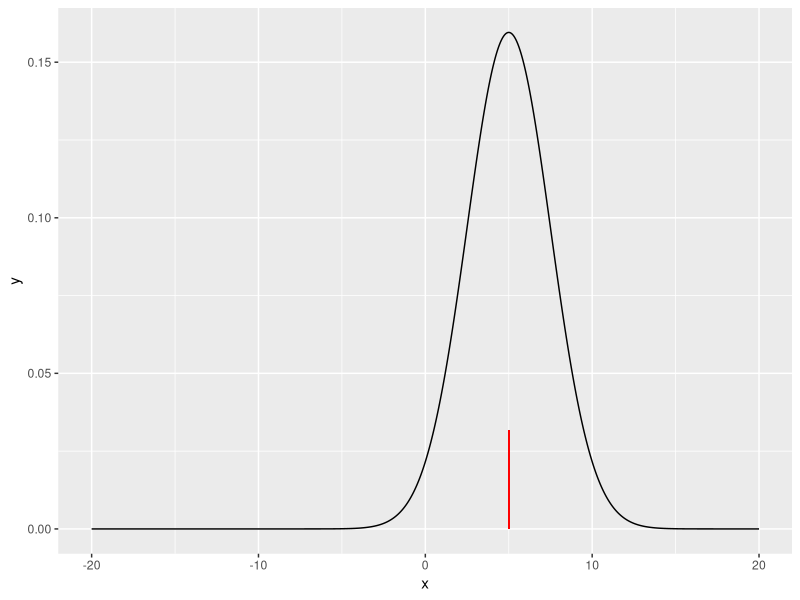
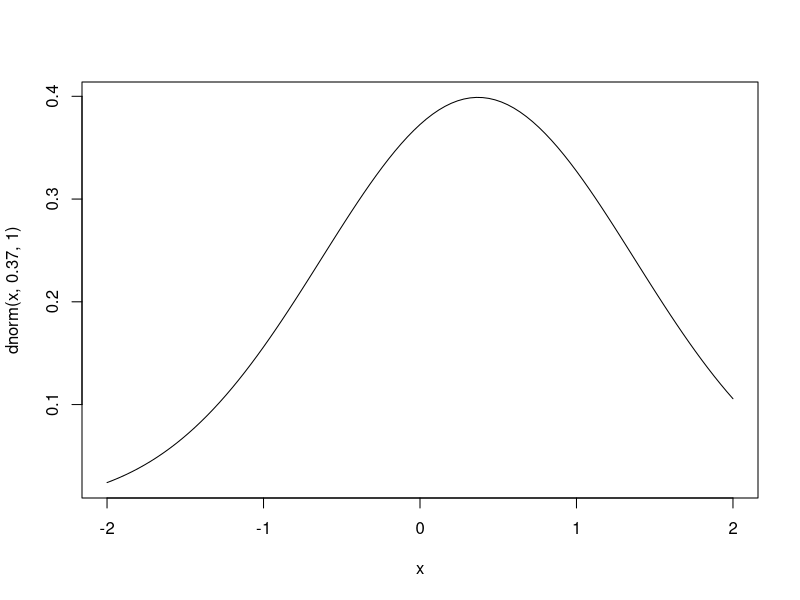
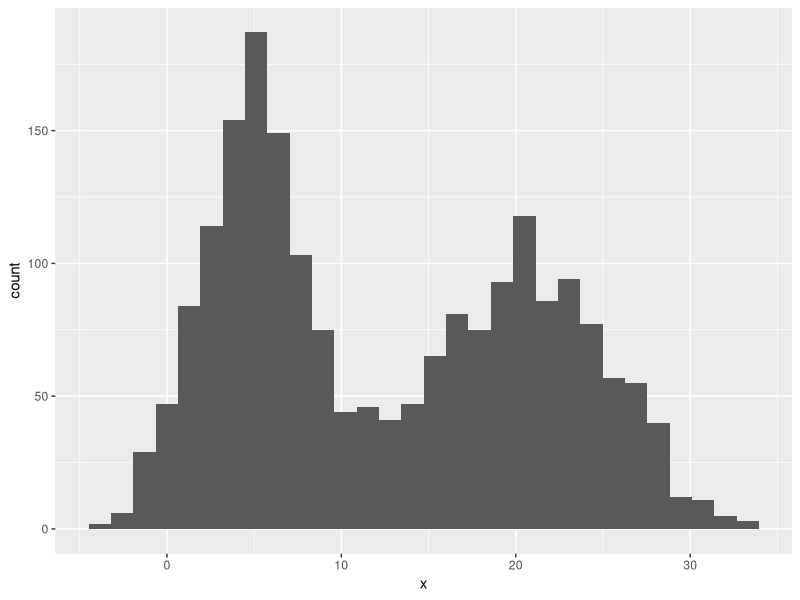

These figures' R source, in order: (Note: this script raises an error after producing the figures.)
## ---- chunk 1
library(knitr)
library(ggplot2)
## ---- chunk 2
mu=5
sigma=2.5

x=seq(-20,20,len=1000)
y=dnorm(x,mu,sigma)
d=cbind.data.frame(x,y)

ggplot(d,aes(x=x,y=y))+geom_line()+
  geom_segment(aes(x=mu,xend=mu,y=0,yend=dnorm(0.5,mean=mu,sd=sigma)),col="red")

n=1000
d=data.frame(x=c(rnorm(n,5,3),rnorm(n,20,5)))

curve(dnorm(x,0.37,1),-2,2)

ggplot(d,aes(x=x))+geom_histogram()#+stat_bin(100)


## ---- chunk 3
gs=function(n){
  A=sample(c("A","B"),n,replace=T)
  y=rnorm(n)
  cbind.data.frame(A=A,y=y)}

#wilcox.test(y~A) 
## ---- chunk 4
inputPanel(
  selectInput("n", label = "Number of samples:",
              choices = c(10, 20, 35, 50), selected = 20),
  
  sliderInput("beta", label = "Slope:",
              min = -2, max = 2, value = 1, step = 0.2)
)

renderPlot({
  data=gs(as.numeric(input$n))
  hist(data$y)
  
#  dens <- density(faithful$eruptions, adjust = input$bw_adjust)
#  lines(dens, col = "blue")
})
## ---- chunk 5
library(MASS)         # load the MASS package 
kable(head(immer)) 
## ---- chunk 6
plot(immer$Y1, immer$Y2) 
abline(0,1)
## ---- chunk 7
wilcox.test(immer$Y1, immer$Y2, paired=TRUE) 
## ---- chunk 8
summary(cars)
